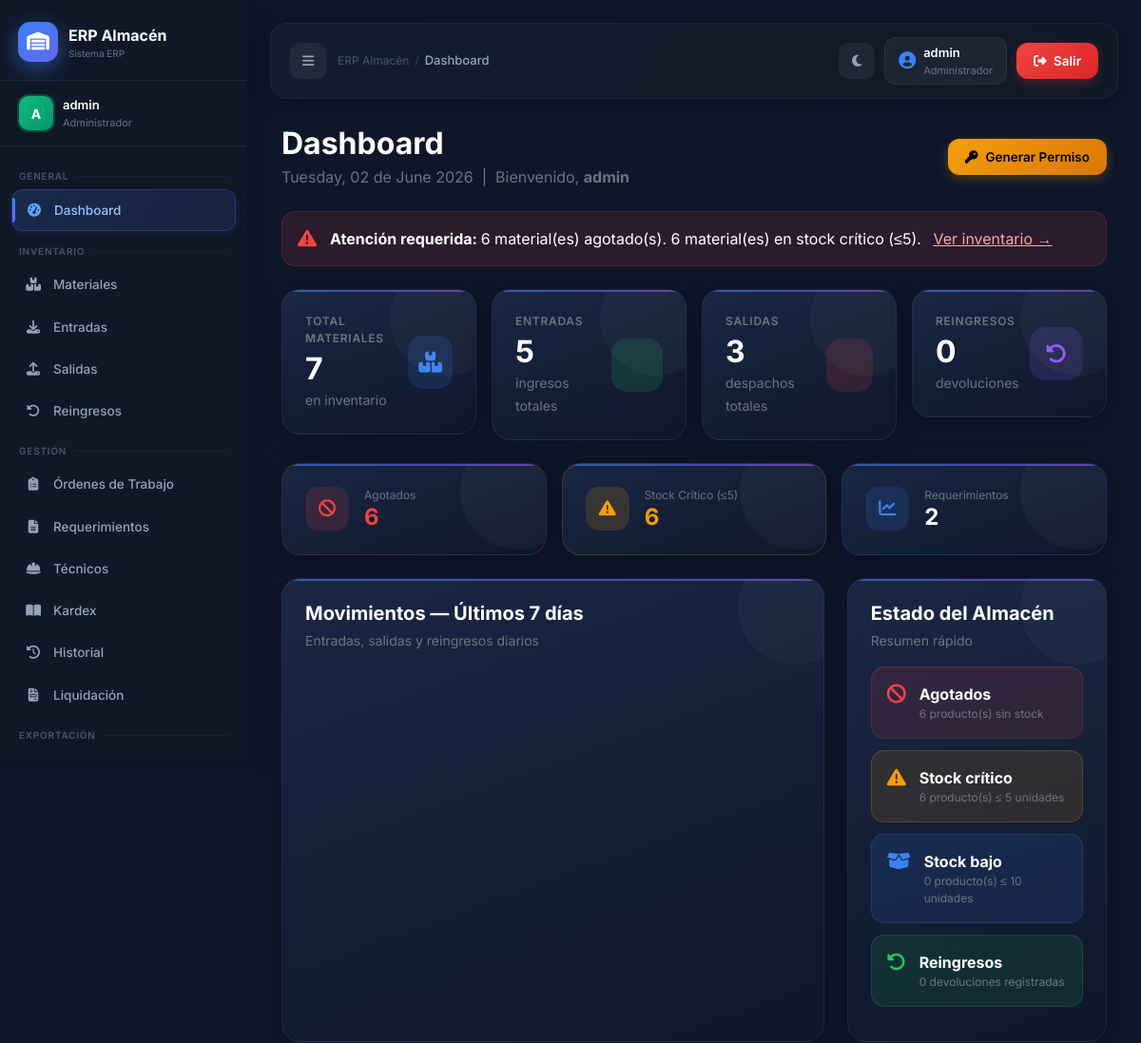
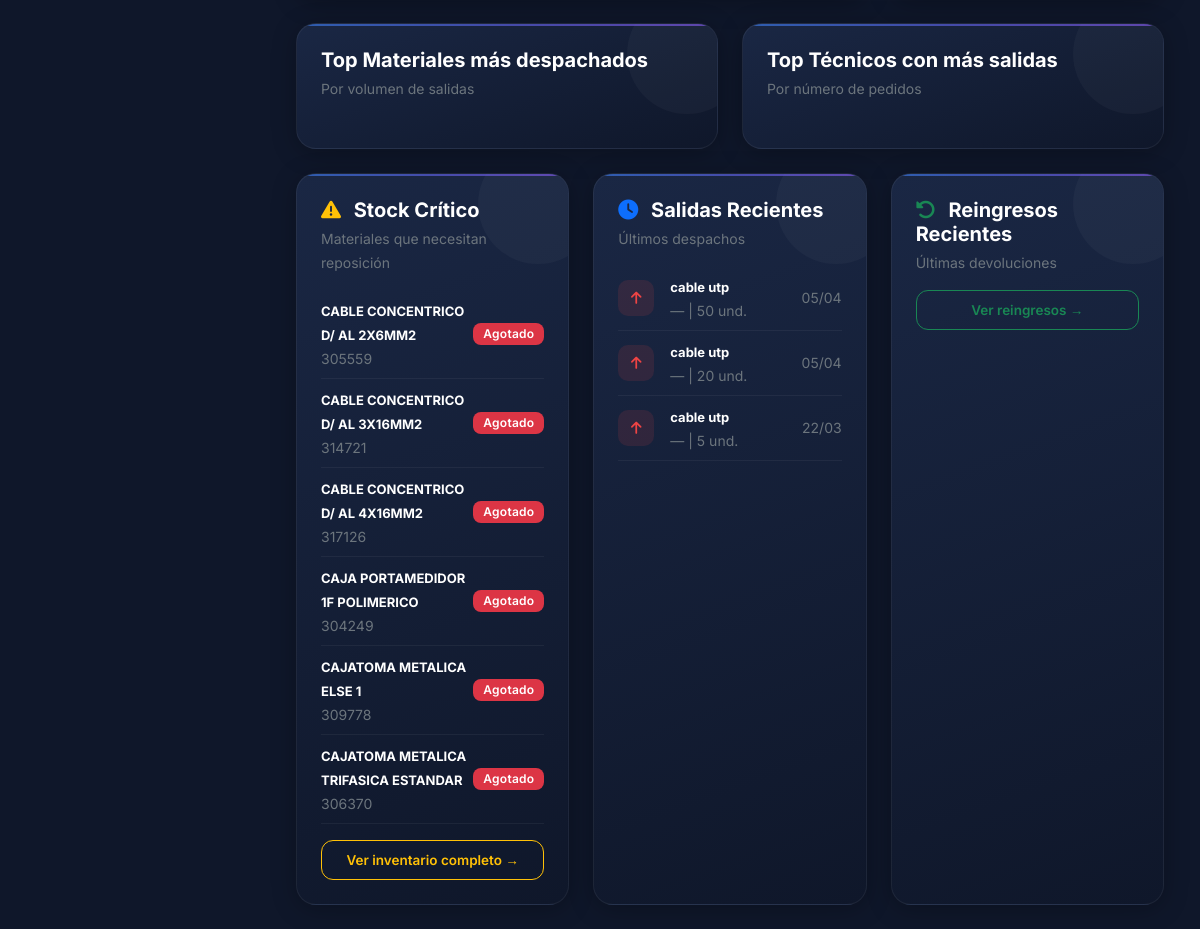
The app's page /pages/dashboard.php (signed in) with its own data (2 pictures, top to bottom).
### tables this page shows
CREATE TABLE `materiales` (
  `id` int(11) NOT NULL,
  `codigo` varchar(50) DEFAULT NULL,
  `codigo_electrosur` varchar(20) DEFAULT '',
  `nombre` varchar(150) DEFAULT NULL,
  `unidad` varchar(50) DEFAULT NULL,
  `stock` int(11) DEFAULT 0,
  `activo` tinyint(1) NOT NULL DEFAULT 1
);

CREATE TABLE `salidas` (
  `id` int(11) NOT NULL,
  `material_id` int(11) DEFAULT NULL,
  `tecnico_id` int(11) DEFAULT NULL,
  `cantidad` int(11) DEFAULT NULL,
  `fecha` date DEFAULT NULL,
  `observacion` text DEFAULT NULL,
  `usuario` varchar(100) DEFAULT ''
);

### pages/dashboard.php (the view, shortened to what this page needs)
<?php
require_once __DIR__ . '/../includes/Conexion.php';
require_once __DIR__ . '/../includes/layout.php';
$kpis = [];
$kpis['materiales'] = $conn->query("SELECT COUNT(*) c FROM materiales WHERE activo = 1 ")->fetch_assoc()['c'];
$kpis['entradas']   = $conn->query("SELECT COUNT(*) c FROM entradas")->fetch_assoc()['c'];
$kpis['salidas']    = $conn->query("SELECT COUNT(*) c FROM salidas")->fetch_assoc()['c'];
$kpis['reingresos'] = $conn->query("SELECT COUNT(*) c FROM reingresos")->fetch_assoc()['c'];
$kpis['reqs']       = $conn->query("SELECT COUNT(*) c FROM requerimientos")->fetch_assoc()['c'];
$kpis['stock_crit'] = $conn->query("SELECT COUNT(*) c FROM materiales WHERE activo = 1 AND stock <= " . STOCK_CRITICO)->fetch_assoc()['c'];
$kpis['stock_bajo'] = $conn->query("SELECT COUNT(*) c FROM materiales WHERE activo = 1 AND stock > " . STOCK_CRITICO . " AND stock <= " . STOCK_BAJO)->fetch_assoc()['c'];
$kpis['agotados']   = $conn->query("SELECT COUNT(*) c FROM materiales WHERE activo = 1 AND stock <= 0")->fetch_assoc()['c'];
$criticos = $conn->query("
    SELECT id, codigo, nombre, stock
    FROM materiales WHERE activo = 1 AND stock <= " . STOCK_BAJO . "
    ORDER BY stock ASC LIMIT 8
");
$actividad = $conn->query("
    SELECT s.fecha, m.nombre AS material, s.cantidad, t.nombre AS tecnico
    FROM salidas s
    JOIN materiales m ON m.id = s.material_id
    LEFT JOIN tecnicos t ON t.id = s.tecnico_id
    ORDER BY s.fecha DESC LIMIT 6
");
?>
<div class="container-fluid">
    <div class="d-flex justify-content-between align-items-center mb-4 flex-wrap gap-3">
        <div>
            <h2 class="fw-bold mb-1">Dashboard</h2>
            <p class="text-secondary mb-0">
                <?= date('l, d \d\e F Y') ?> &nbsp;|&nbsp;
                Bienvenido, <strong><?= htmlspecialchars($_SESSION['nombre_completo'] ?? $_SESSION['usuario']) ?></strong>
            </p>
        </div>
        <?php if (($_SESSION['rol'] ?? '') === 'admin'): ?>
        <button class="btn btn-warning btn-custom" onclick="mostrarGeneradorCodigo()" title="Generar código de permiso temporal">
            <i class="fa-solid fa-key me-2"></i>Generar Permiso
        </button>
        <?php endif; ?>
    </div>
    <?php if ($kpis['agotados'] > 0 || $kpis['stock_crit'] > 0): ?>
    <div class="alert-card danger mb-4">
        <i class="fa-solid fa-triangle-exclamation" style="color:#ef4444;"></i>
        <div>
            <strong>Atención requerida: </strong>
            <?php if ($kpis['agotados'] > 0): ?>
            <span><?= $kpis['agotados'] ?> material(es) agotado(s). </span>
            <?php endif; ?>
            <?php if ($kpis['stock_crit'] > 0): ?>
            <span><?= $kpis['stock_crit'] ?> material(es) en stock crítico (≤<?= STOCK_CRITICO ?>).</span>
            <?php endif; ?>
            <a href="materiales.php" class="ms-2" style="color:#fca5a5;">Ver inventario →</a>
        </div>
    </div>
    <?php endif; ?>
    <div class="row g-3 mb-4">
        <div class="col-xl-3 col-md-6">
            <div class="card-dashboard">
                <div class="d-flex justify-content-between align-items-center">
                    <div>
                        <p class="text-secondary mb-1" style="font-size:12px;font-weight:600;text-transform:uppercase;letter-spacing:.06em;">Total Materiales</p>
                        <h2 class="fw-bold mb-0"><?= $kpis['materiales'] ?></h2>
                        <small class="text-secondary">en inventario</small>
                    </div>
                    <div style="width:56px;height:56px;border-radius:16px;background:rgba(59,130,246,0.15);display:flex;align-items:center;justify-content:center;font-size:22px;color:#3b82f6;">
                        <i class="fa-solid fa-boxes-stacked"></i>
                    </div>
                </div>
            </div>
        </div>
        <div class="col-xl-3 col-md-6">
            <div class="card-dashboard">
                <div class="d-flex justify-content-between align-items-center">
                    <div>
                        <p class="text-secondary mb-1" style="font-size:12px;font-weight:600;text-transform:uppercase;letter-spacing:.06em;">Entradas</p>
                        <h2 class="fw-bold mb-0"><?= $kpis['entradas'] ?></h2>
                        <small class="text-secondary">ingresos totales</small>
                    </div>
                    <div style="width:56px;height:56px;border-radius:16px;background:rgba(34,197,94,0.15);display:flex;align-items:center;justify-content:center;font-size:22px;color:#22c55e;">
                    </div>
                </div>
            </div>
        </div>
        <div class="col-xl-3 col-md-6">
            <div class="card-dashboard">
                <div class="d-flex justify-content-between align-items-center">
                    <div>
                        <p class="text-secondary mb-1" style="font-size:12px;font-weight:600;text-transform:uppercase;letter-spacing:.06em;">Salidas</p>
                        <h2 class="fw-bold mb-0"><?= $kpis['salidas'] ?></h2>
                        <small class="text-secondary">despachos totales</small>
                    </div>
                    <div style="width:56px;height:56px;border-radius:16px;background:rgba(239,68,68,0.15);display:flex;align-items:center;justify-content:center;font-size:22px;color:#ef4444;">
                    </div>
                </div>
            </div>
        </div>
        <div class="col-xl-3 col-md-6">
            <div class="card-dashboard">
                <div class="d-flex justify-content-between align-items-center">
                    <div>
                        <p class="text-secondary mb-1" style="font-size:12px;font-weight:600;text-transform:uppercase;letter-spacing:.06em;">Reingresos</p>
                        <h2 class="fw-bold mb-0"><?= $kpis['reingresos'] ?></h2>
                        <small class="text-secondary">devoluciones</small>
                    </div>
                    <div style="width:56px;height:56px;border-radius:16px;background:rgba(139,92,246,0.15);display:flex;align-items:center;justify-content:center;font-size:22px;color:#8b5cf6;">
                        <i class="fa-solid fa-rotate-left"></i>
                    </div>
                </div>
            </div>
        </div>
    </div>
    <div class="row g-3 mb-4">
        <div class="col-xl-4 col-md-6">
            <div class="card-dashboard" style="border:1px solid rgba(239,68,68,0.2);">
                <div class="d-flex align-items-center gap-3">
                    <div style="width:46px;height:46px;border-radius:14px;background:rgba(239,68,68,0.15);display:flex;align-items:center;justify-content:center;font-size:18px;color:#ef4444;flex-shrink:0;">
                        <i class="fa-solid fa-ban"></i>
                    </div>
                    <div>
                        <p class="mb-0 text-secondary" style="font-size:12px;">Agotados</p>
                        <h4 class="fw-bold mb-0" style="color:#ef4444;"><?= $kpis['agotados'] ?></h4>
                    </div>
                </div>
            </div>
        </div>
        <div class="col-xl-4 col-md-6">
            <div class="card-dashboard" style="border:1px solid rgba(245,158,11,0.2);">
                <div class="d-flex align-items-center gap-3">
                    <div style="width:46px;height:46px;border-radius:14px;background:rgba(245,158,11,0.15);display:flex;align-items:center;justify-content:center;font-size:18px;color:#f59e0b;flex-shrink:0;">
                        <i class="fa-solid fa-triangle-exclamation"></i>
                    </div>
                    <div>
                        <p class="mb-0 text-secondary" style="font-size:12px;">Stock Crítico (≤<?= STOCK_CRITICO ?>)</p>
                        <h4 class="fw-bold mb-0" style="color:#f59e0b;"><?= $kpis['stock_crit'] ?></h4>
                    </div>
                </div>
            </div>
        </div>
        <div class="col-xl-4 col-md-6">
            <div class="card-dashboard" style="border:1px solid rgba(59,130,246,0.2);">
                <div class="d-flex align-items-center gap-3">
                    <div style="width:46px;height:46px;border-radius:14px;background:rgba(59,130,246,0.15);display:flex;align-items:center;justify-content:center;font-size:18px;color:#3b82f6;flex-shrink:0;">
                        <i class="fa-solid fa-chart-line"></i>
                    </div>
                    <div>
                        <p class="mb-0 text-secondary" style="font-size:12px;">Requerimientos</p>
                        <h4 class="fw-bold mb-0"><?= $kpis['reqs'] ?></h4>
                    </div>
                </div>
            </div>
        </div>
    </div>
    <div class="row g-4 mb-4">
        <div class="col-lg-8">
            <div class="card-dashboard h-100">
                <div class="mb-4">
                    <h5 class="fw-bold mb-1">Movimientos — Últimos 7 días</h5>
                    <small class="text-secondary">Entradas, salidas y reingresos diarios</small>
                </div>
            </div>
        </div>
        <div class="col-lg-4">
            <div class="card-dashboard h-100">
                <div class="mb-3">
                    <h5 class="fw-bold mb-1">Estado del Almacén</h5>
                    <small class="text-secondary">Resumen rápido</small>
                </div>
                <div class="alert-card danger">
                    <i class="fa-solid fa-ban" style="color:#ef4444;"></i>
                    <div>
                        <strong>Agotados</strong>
                        <p class="mb-0 text-secondary" style="font-size:12px;"><?= $kpis['agotados'] ?> producto(s) sin stock</p>
                    </div>
                </div>
                <div class="alert-card warning">
                    <i class="fa-solid fa-triangle-exclamation" style="color:#f59e0b;"></i>
                    <div>
                        <strong>Stock crítico</strong>
                        <p class="mb-0 text-secondary" style="font-size:12px;"><?= $kpis['stock_crit'] ?> producto(s) ≤ <?= STOCK_CRITICO ?> unidades</p>
                    </div>
                </div>
                <div class="alert-card info">
                    <i class="fa-solid fa-box-open" style="color:#3b82f6;"></i>
                    <div>
                        <strong>Stock bajo</strong>
                        <p class="mb-0 text-secondary" style="font-size:12px;"><?= $kpis['stock_bajo'] ?> producto(s) ≤ <?= STOCK_BAJO ?> unidades</p>
                    </div>
                </div>
                <div class="alert-card success">
                    <i class="fa-solid fa-rotate-left" style="color:#22c55e;"></i>
                    <div>
                        <strong>Reingresos</strong>
                        <p class="mb-0 text-secondary" style="font-size:12px;"><?= $kpis['reingresos'] ?> devoluciones registradas</p>
                    </div>
                </div>
            </div>
        </div>
    </div>
    <div class="row g-4 mb-4">
        <div class="col-lg-6">
            <div class="card-dashboard h-100">
                <div class="mb-4">
                    <h5 class="fw-bold mb-1">Top Materiales más despachados</h5>
                    <small class="text-secondary">Por volumen de salidas</small>
                </div>
            </div>
        </div>
        <div class="col-lg-6">
            <div class="card-dashboard h-100">
                <div class="mb-4">
                    <h5 class="fw-bold mb-1">Top Técnicos con más salidas</h5>
                    <small class="text-secondary">Por número de pedidos</small>
                </div>
            </div>
        </div>
    </div>
    <div class="row g-4">
        <div class="col-lg-4">
            <div class="card-dashboard h-100">
                <div class="mb-3">
                    <h5 class="fw-bold mb-1">
                        <i class="fa-solid fa-triangle-exclamation me-2 text-warning"></i>
                        Stock Crítico
                    </h5>
                    <small class="text-secondary">Materiales que necesitan reposición</small>
                </div>
                <?php while ($c = $criticos->fetch_assoc()): ?>
                <div class="d-flex align-items-center justify-content-between py-2" style="border-bottom:1px solid rgba(255,255,255,0.05);">
                    <div>
                        <strong style="font-size:13px;"><?= htmlspecialchars($c['nombre']) ?></strong>
                        <br><small class="text-secondary"><?= htmlspecialchars($c['codigo'] ?? '') ?></small>
                    </div>
                    <?= stock_badge((int)$c['stock']) ?>
                </div>
                <?php endwhile; ?>
                <div class="mt-3">
                    <a href="materiales.php" class="btn btn-sm btn-outline-warning btn-custom w-100">
                        Ver inventario completo →
                    </a>
                </div>
            </div>
        </div>
        <div class="col-lg-4">
            <div class="card-dashboard h-100">
                <div class="mb-3">
                    <h5 class="fw-bold mb-1">
                        <i class="fa-solid fa-clock me-2 text-primary"></i>
                        Salidas Recientes
                    </h5>
                    <small class="text-secondary">Últimos despachos</small>
                </div>
                <?php while ($a = $actividad->fetch_assoc()): ?>
                <div class="d-flex align-items-center gap-3 py-2" style="border-bottom:1px solid rgba(255,255,255,0.05);">
                    <div style="width:36px;height:36px;border-radius:10px;background:rgba(239,68,68,0.12);display:flex;align-items:center;justify-content:center;color:#ef4444;flex-shrink:0;font-size:14px;">
                        <i class="fa-solid fa-arrow-up"></i>
                    </div>
                    <div style="min-width:0;">
                        <strong style="font-size:13px;"><?= htmlspecialchars($a['material']) ?></strong>
                        <br><small class="text-secondary"><?= htmlspecialchars($a['tecnico'] ?? '—') ?> | <?= $a['cantidad'] ?> und.</small>
                    </div>
                    <small class="text-secondary ms-auto flex-shrink-0"><?= date('d/m', strtotime($a['fecha'])) ?></small>
                </div>
                <?php endwhile; ?>
            </div>
        </div>
        <div class="col-lg-4">
            <div class="card-dashboard h-100">
                <div class="mb-3">
                    <h5 class="fw-bold mb-1">
                        <i class="fa-solid fa-rotate-left me-2 text-success"></i>
                        Reingresos Recientes
                    </h5>
                    <small class="text-secondary">Últimas devoluciones</small>
                </div>
                <div class="mt-3">
                    <a href="reingreso_material.php" class="btn btn-sm btn-outline-success btn-custom w-100">
                        Ver reingresos →
                    </a>
                </div>
            </div>
        </div>
    </div>
</div>
<?php require_once __DIR__ . '/../includes/footer.php'; ?>

### config/app.php (shortened to what this page needs)
<?php
function stock_badge(int $stock): string {
    if ($stock <= 0)              return '<span class="badge bg-danger">Agotado</span>';
    return '<span class="badge bg-success">Disponible</span>';
}

### records on screen
materiales: nombre "CABLE CONCENTRICO D/ AL 2X6MM2", codigo "305559"
materiales: nombre "CABLE CONCENTRICO D/ AL 3X16MM2", codigo "314721"
materiales: nombre "CABLE CONCENTRICO D/ AL 4X16MM2", codigo "317126"
materiales: nombre "CAJA PORTAMEDIDOR 1F POLIMERICO", codigo "304249"
materiales: nombre "CAJATOMA METALICA ELSE 1", codigo "309778"
materiales: nombre "CAJATOMA METALICA TRIFASICA ESTANDAR", codigo "306370"
salidas: material.nombre "cable utp", tecnico "—", cantidad "50", fecha "05/04"
salidas: material.nombre "cable utp", tecnico "—", cantidad "20", fecha "05/04"
salidas: material.nombre "cable utp", tecnico "—", cantidad "5", fecha "22/03"

### other values on screen
APP_NAME "ERP Almacén"
$_SESSION['nombre_completo'] "admin"
$nombres[$paginaActual] "Dashboard"
$kpis['agotados'] "6"
$kpis['stock_crit'] "6"
STOCK_CRITICO "5"
$kpis['materiales'] "7"
$kpis['entradas'] "5"
$kpis['salidas'] "3"
$kpis['reingresos'] "0"
$kpis['reqs'] "2"
$kpis['stock_bajo'] "0"
STOCK_BAJO "10"
